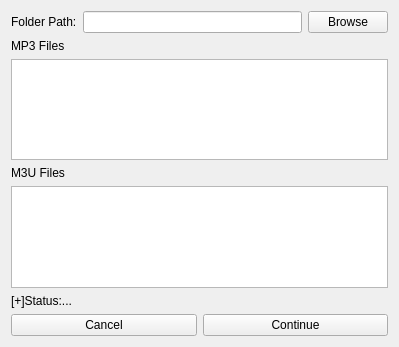
<?xml version="1.0" encoding="UTF-8"?>
<ui version="4.0">
 <class>MP3Organizer</class>
 <widget class="QWidget" name="MP3Organizer">
  <property name="geometry">
   <rect>
    <x>0</x>
    <y>0</y>
    <width>399</width>
    <height>347</height>
   </rect>
  </property>
  <property name="windowTitle">
   <string>MP3Organizer</string>
  </property>
  <layout class="QVBoxLayout" name="verticalLayout_2">
   <item>
    <layout class="QHBoxLayout" name="horizontalLayout">
     <item>
      <widget class="QLabel" name="label">
       <property name="text">
        <string>Folder Path:</string>
       </property>
      </widget>
     </item>
     <item>
      <widget class="QLineEdit" name="txtPath">
       <property name="readOnly">
        <bool>true</bool>
       </property>
      </widget>
     </item>
     <item>
      <widget class="QPushButton" name="browseButton">
       <property name="text">
        <string>Browse</string>
       </property>
      </widget>
     </item>
    </layout>
   </item>
   <item>
    <layout class="QVBoxLayout" name="verticalLayout">
     <item>
      <widget class="QLabel" name="label_2">
       <property name="text">
        <string>MP3 Files</string>
       </property>
      </widget>
     </item>
     <item>
      <widget class="QListWidget" name="listMP3"/>
     </item>
     <item>
      <widget class="QLabel" name="label_3">
       <property name="text">
        <string>M3U Files</string>
       </property>
      </widget>
     </item>
     <item>
      <widget class="QListWidget" name="listM3U"/>
     </item>
    </layout>
   </item>
   <item>
    <widget class="QLabel" name="lblResult">
     <property name="text">
      <string>[+]Status:...</string>
     </property>
    </widget>
   </item>
   <item>
    <layout class="QHBoxLayout" name="horizontalLayout_2">
     <item>
      <widget class="QPushButton" name="cancelButton">
       <property name="text">
        <string>Cancel</string>
       </property>
      </widget>
     </item>
     <item>
      <widget class="QPushButton" name="continueButton">
       <property name="text">
        <string>Continue</string>
       </property>
      </widget>
     </item>
    </layout>
   </item>
  </layout>
 </widget>
 <resources/>
 <connections/>
</ui>
